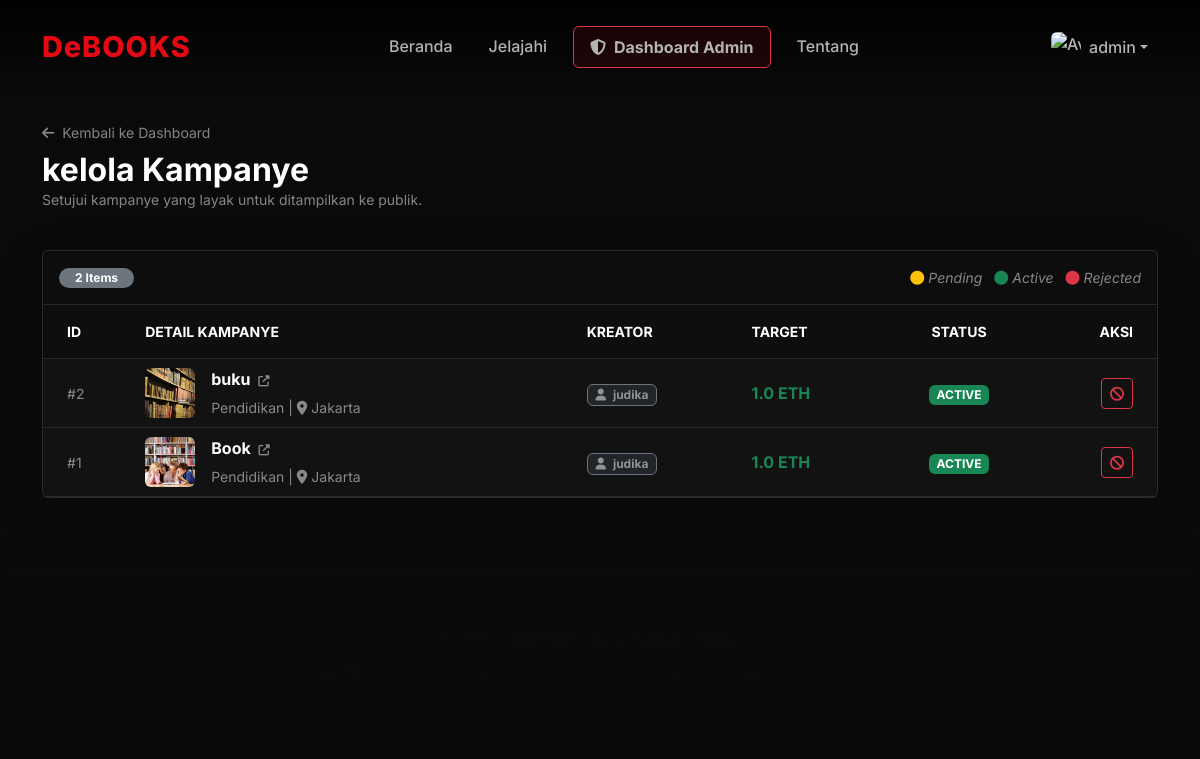
/admin/campaigns (signed in), run on the app's committed database.
### tables this page shows
CREATE TABLE campaigns (
            id INTEGER PRIMARY KEY AUTOINCREMENT,
            blockchain_id INTEGER,
            creator_id INTEGER,
            title TEXT NOT NULL,
            description TEXT,
            creator_bio TEXT,
            instagram_link TEXT,
            category TEXT,
            location TEXT,
            deadline TEXT,
            image_filename TEXT, 
            target_amount REAL,
            status TEXT DEFAULT 'Active'
        );

CREATE TABLE users (
            id INTEGER PRIMARY KEY AUTOINCREMENT,
            username TEXT UNIQUE NOT NULL,
            password TEXT NOT NULL,
            role TEXT NOT NULL, 
            wallet_address TEXT
        );

### app.py (the view)
@app.route('/admin/campaigns')
@login_required
@role_required('admin')
def admin_campaigns():
    db = get_db()
    campaigns = db.execute('''
        SELECT c.*, u.username as creator_name
        FROM campaigns c
        JOIN users u ON c.creator_id = u.id
        ORDER BY c.id DESC
    ''').fetchall()
    return render_template('admin_campaigns.html', campaigns=campaigns)

### app.py (called while the page is built)
def get_db():
    db = getattr(g, '_database', None)
    if db is None:
        db = g._database = sqlite3.connect(DATABASE)
        db.row_factory = sqlite3.Row
    return db

@app.teardown_appcontext
def close_connection(exception):
    db = getattr(g, '_database', None)
    if db is not None:
        db.close()

def login_required(f):
    @functools.wraps(f)
    def decorated_function(*args, **kwargs):
        if 'user_id' not in session:
            return redirect(url_for('login'))
        return f(*args, **kwargs)
    return decorated_function

def role_required(required_role):
    def decorator(f):
        @functools.wraps(f)
        def decorated_function(*args, **kwargs):
            if 'role' not in session or session['role'] != required_role:
                flash('Akses Ditolak')
                return redirect(url_for('index'))
            return f(*args, **kwargs)
        return decorated_function
    return decorator

### templates/admin_campaigns.html (shortened to what this page needs)
{% extends "base.html" %}
{% block content %}
<div class="container position-relative" style="padding-top: 120px; padding-bottom: 80px; z-index: 2;">
    <div class="d-flex justify-content-between align-items-center mb-4">
        <div>
            <a href="/admin/dashboard" class="text-white-50 text-decoration-none small mb-2 d-inline-block">
                <i class="fas fa-arrow-left me-1"></i> Kembali ke Dashboard
            </a>
            <h2 class="fw-bold text-white m-0">kelola Kampanye</h2>
            <p class="text-white-50 small">Setujui kampanye yang layak untuk ditampilkan ke publik.</p>
        </div>
    </div>
    <div class="glass-panel rounded overflow-hidden border border-secondary border-opacity-25 shadow-lg">
        <div class="p-3 bg-black bg-opacity-25 border-bottom border-secondary border-opacity-25 d-flex justify-content-between align-items-center">
            <span class="badge bg-secondary rounded-pill px-3">{{ campaigns|length }} Items</span>
            <div class="text-white-50 small fst-italic">
                <i class="fas fa-circle text-warning me-1"></i>Pending
                <i class="fas fa-circle text-success ms-2 me-1"></i>Active
                <i class="fas fa-circle text-danger ms-2 me-1"></i>Rejected
            </div>
        </div>
        <div class="table-responsive">
            <table class="table table-dark table-hover mb-0 align-middle" style="background: transparent;">
                <thead>
                    <tr class="text-uppercase small text-white-50" style="background: rgba(0,0,0,0.2);">
                        <th class="ps-4 py-3">ID</th>
                        <th class="py-3">Detail Kampanye</th>
                        <th class="py-3">Kreator</th>
                        <th class="py-3">Target</th>
                        <th class="py-3 text-center">Status</th>
                        <th class="py-3 text-end pe-4">Aksi</th>
                    </tr>
                </thead>
                <tbody>
                    {% for c in campaigns %}
                    <tr>
                        <td class="ps-4 text-white-50 small">#{{ c.id }}</td>
                        <td style="max-width: 300px;">
                            <div class="d-flex align-items-center">
                                {% if c.image_filename %}
                                    <img src="{{ url_for('static', filename='uploads/' ~ c.image_filename) }}"
                                         class="rounded me-3" style="width: 50px; height: 50px; object-fit: cover;">
                                {% else %}
                                    <div class="rounded me-3 bg-secondary d-flex align-items-center justify-content-center" style="width: 50px; height: 50px;">
                                        <i class="fas fa-image text-white-50"></i>
                                    </div>
                                {% endif %}
                                <div>
                                    <a href="{{ url_for('admin_campaign_detail', campaign_id=c.id) }}" class="text-white fw-bold mb-1 text-truncate text-decoration-none hover-underline" style="max-width: 200px; display: block;">
                                        {{ c.title }} <i class="fas fa-external-link-alt ms-1 small text-white-50" style="font-size: 0.7em;"></i>
                                    </a>
                                    <small class="text-white-50">{{ c.category }} | <i class="fas fa-map-marker-alt me-1"></i>{{ c.location }}</small>
                                </div>
                            </div>
                        </td>
                        <td>
                            <span class="badge bg-dark border border-secondary text-white-50">
                                <i class="fas fa-user me-1"></i> {{ c.creator_name }}
                            </span>
                        </td>
                        <td class="text-success fw-bold">{{ c.target_amount }} ETH</td>
                        <td class="text-center">
                            {% if c.status == 'Pending' %}
                                <span class="badge bg-warning text-dark">PENDING</span>
                            {% elif c.status == 'Active' %}
                                <span class="badge bg-success">ACTIVE</span>
                            {% else %}
                                <span class="badge bg-danger">REJECTED</span>
                            {% endif %}
                        </td>
                        <td class="text-end pe-4">
                            {% if c.status == 'Pending' %}
                                <a href="/admin/campaign/status/{{ c.id }}/approve" class="btn btn-sm btn-success me-1" title="Approve">
                                    <i class="fas fa-check"></i>
                                </a>
                                <a href="/admin/campaign/status/{{ c.id }}/reject" class="btn btn-sm btn-danger" title="Reject">
                                    <i class="fas fa-times"></i>
                                </a>
                            {% elif c.status == 'Active' %}
                                <a href="/admin/campaign/status/{{ c.id }}/reject" class="btn btn-sm btn-outline-danger" title="Batalkan / Reject">
                                    <i class="fas fa-ban"></i>
                                </a>
                            {% else %}
                                <a href="/admin/campaign/status/{{ c.id }}/approve" class="btn btn-sm btn-outline-secondary" title="Restore">
                                    <i class="fas fa-undo"></i>
                                </a>
                            {% endif %}
                        </td>
                    </tr>
                    {% else %}
                    <tr>
                        <td colspan="6" class="text-center py-5 text-white-50">
                            Tidak ada data kampanye.
                        </td>
                    </tr>
                    {% endfor %}
                </tbody>
            </table>
        </div>
    </div>
</div>
{% endblock %}

### templates/base.html (style rules this page uses)
:root { --netflix-red: #E50914; --netflix-black: #141414; --netflix-dark-gray: #181818; --netflix-light-gray: #b3b3b3; }
body { background-color: var(--netflix-black); color: white; font-family: 'Inter', sans-serif; overflow-x: hidden; }

### templates/admin_campaigns.html (style rules this page uses)
.glass-panel { background: rgba(30, 30, 30, 0.4); backdrop-filter: blur(12px); -webkit-backdrop-filter: blur(12px); }
.table-dark { --bs-table-bg: transparent; --bs-table-hover-bg: rgba(255, 255, 255, 0.05); }
td, th { border-bottom-color: rgba(255, 255, 255, 0.1) !important; }

### data on the page
campaigns: id "2", image_filename (picture), title "buku", category "Pendidikan", location "Jakarta", creator_name "judika", target_amount "1.0", status "ACTIVE"
campaigns: id "1", image_filename (picture), title "Book", category "Pendidikan", location "Jakarta", creator_name "judika", target_amount "1.0", status "ACTIVE"

### other printed values
{{ session.get('username') }} "admin"
{{ campaigns|length }} "2"
